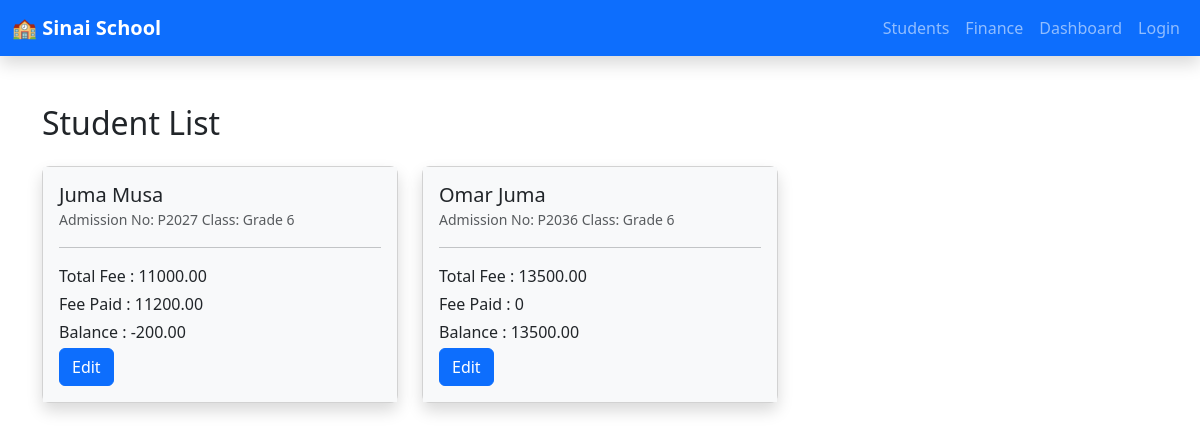
/students/, run on an earlier commit of the app's database.
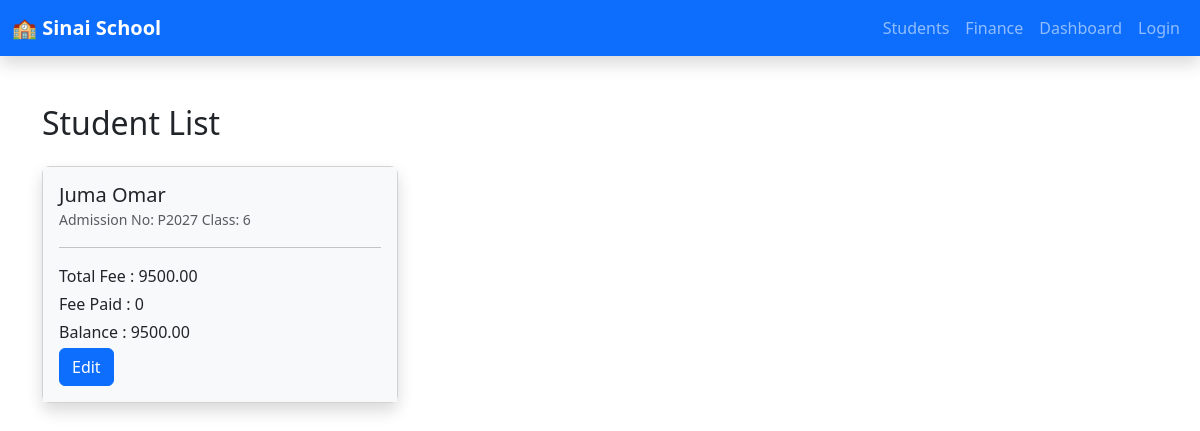
And on a later commit of the database.
### students/models.py (models this page shows, shortened)
class Student(models.Model):
    first_name = models.CharField(max_length=50)
    last_name = models.CharField(max_length=50)
    email = models.EmailField(unique=True)
    user = models.OneToOneField(User, on_delete=models.CASCADE)
    adm_no = models.CharField(max_length=100)
    grade = models.ForeignKey(ClassRoom, on_delete=models.CASCADE)
    fee_type = models.ManyToManyField('finance.FeeType', blank=True)
    def total_fees(self):
        if not self.pk:
            return 0
        return sum(fee.amount for fee in self.fee_type.all())
    def total_fees_paid(self):
        if not self.pk:
            return 0
        return sum(payment.amount for payment in self.payment_set.all())
    def balance(self):
        if not self.pk:
            return 0
        total_paid = self.total_fees_paid()
        total_fees = sum(fee.amount for fee in self.fee_type.all())
        return total_fees - total_paid

### academics/models.py (models this page shows)
class ClassRoom(models.Model):
    streams = [
        ('N', 'North'),
        ('S', 'South'),
        ('E', 'East')
    ]
    capacity = models.IntegerField()
    class_teacher = models.OneToOneField(Teacher, on_delete=models.CASCADE)
    stream = models.CharField(max_length=50, choices=streams, default='N')
    name = models.CharField(max_length=50)
    def __str__(self):
        return self.name

### finance/models.py (models this page shows, shortened)
class FeeType(models.Model):
    name = models.CharField(max_length=100)
    description = models.TextField(blank=True, null=True)
    amount = models.DecimalField(max_digits=10, decimal_places=2)

class Payment(models.Model):
    student = models.ForeignKey('students.Student', on_delete=models.CASCADE, null=True, blank=True)
    fee = models.ForeignKey(FeeType, on_delete=models.CASCADE)
    amount = models.DecimalField(max_digits=10, decimal_places=2)
    payment_date = models.DateField(auto_now_add=True)
    payment_method = models.CharField(max_length=50)
    receipt_number = models.CharField(max_length=100, unique=True)

### students/views.py (the view)
# urls.py: path('students/', views.StudentList.as_view(), name='student_list'),
class StudentList(ListView):
    model = Student
    template_name = 'students/student_list.html'
    context_object_name = 'students'
    def get_queryset(self):
        return Student.objects.select_related('user').all()

### students/templates/students/student_list.html
{% extends "./base.html" %}
{% block content %}
<div class="container mt-4">
    <h2 class="mb-4">Student List</h2>
    <div class="row">
        {% for student in students %}
        <div class="col-md-6 col-lg-4 mb-4">
            <div class="card shadow rounded-3">
                <div class="card-body bg-light">
                    <div class="d-flex align-items-center">
                        <div>
                            <h5 class="card-title mb-0">{{ student.user.first_name }}  {{student.user.last_name}}</h5>
                            <small class="text-muted">Admission No: {{ student.adm_no }} Class: {{ student.grade }}    </small>
                        </div>
                    </div>
                    <hr>
                    <p class="mb-1">Total Fee : {{ student.total_fees }}</p>
                    <p class="mb-1">Fee Paid : {{ student.total_fees_paid }}</p>
                    <p class="mb-1">Balance : {{ student.balance }}</p>
                    <a href="{% url 'students:edit_student' student.pk %}" class="btn btn-primary">Edit</a>
                </div>
            </div>
        </div>
        {% empty %}
        <p>No students found.</p>
        {% endfor %}
    </div>
</div>
{% endblock %}

### students/templates/students/base.html (shortened to what this page needs)
<!DOCTYPE html>
<html lang="en">
<head>
  <link href="https://cdn.jsdelivr.net/npm/bootstrap@5.3.0/dist/css/bootstrap.min.css" rel="stylesheet">
  {% load static %}
</head>
<body>
<nav class="navbar navbar-expand-lg navbar-dark bg-primary shadow">
  <div class="container-fluid">
    <a class="navbar-brand fw-bold" href="{% url 'students:student_list' %}">🏫 Sinai School</a>
    <div class="collapse navbar-collapse" id="navMenu">
      <ul class="navbar-nav ms-auto">
        <li class="nav-item">
          <a class="nav-link" href="{% url 'students:student_list' %}">Students</a>
        </li>
        <li class="nav-item">
          <a class="nav-link" href="#">Finance</a>
        </li>
        <li class="nav-item">
          <a class="nav-link" href="#">Dashboard</a>
        </li>
        {% if user.is_authenticated %}
        <li class="nav-item">
          <a class="nav-link" href="#">{{ user.username }}</a>
        </li>
        <li class="nav-item">
          <a class="nav-link" href="#">Logout</a>
        </li>
        {% else %}
        <li class="nav-item">
          <a class="nav-link" href="#">Login</a>
        </li>
        {% endif %}
      </ul>
    </div>
  </div>
</nav>
<main class="container-fluid py-4">
  {% block content %}{% endblock %}
</main>
</body>
</html>

What changed in the data, as far as the page shows it:
removed Student: user.first_name "Omar", user.last_name "Juma", adm_no "P2036", grade "Grade 6", total_fees "13500.00", total_fees_paid "0", balance "13500.00"
changed Student "Juma": user.last_name "Musa" → "Omar"; grade "Grade 6" → "6"; total_fees "11000.00" → "9500.00"; total_fees_paid "11200.00" → "0"; balance "-200.00" → "9500.00"
